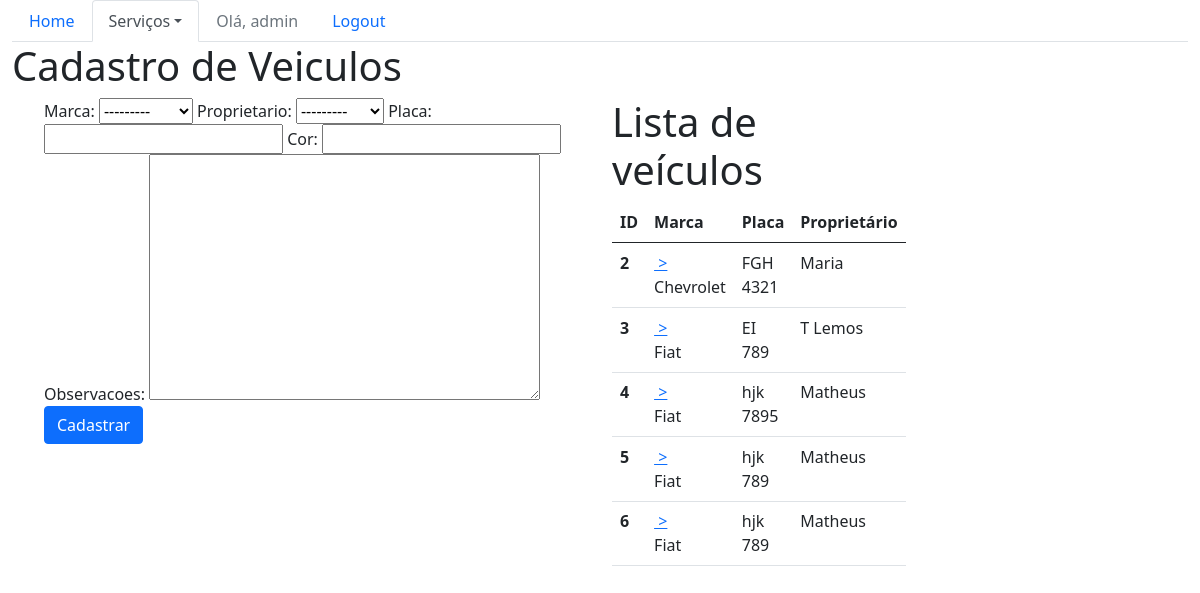
Before: /sistema/veiculos/ (signed in) with the older database file.
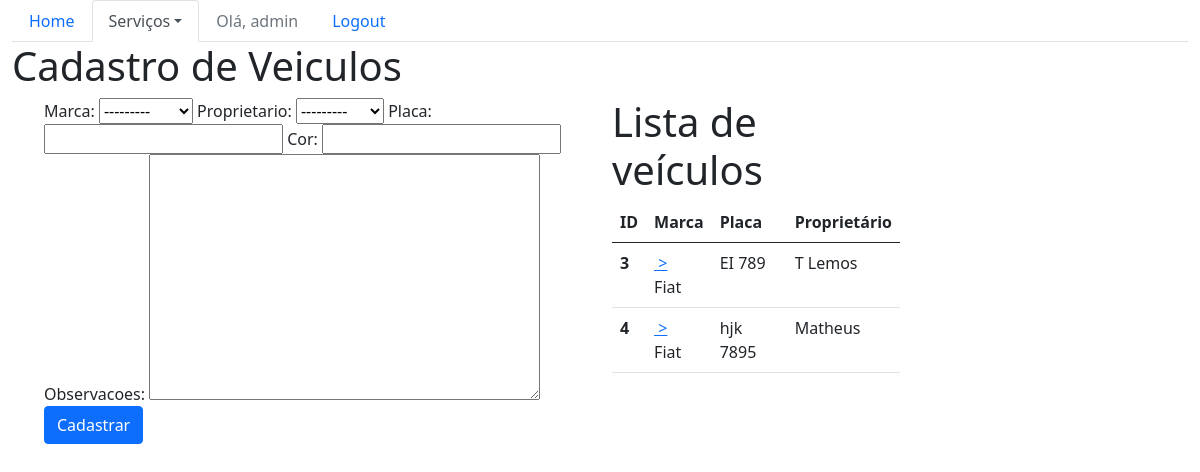
After: the same page with the newer database file.
### core/models.py (models this page shows, shortened)
class Veiculo(models.Model):
    marca = models.ForeignKey(Marca, on_delete=models.CASCADE)
    proprietario = models.ForeignKey(Pessoa, on_delete=models.CASCADE)
    placa = models.CharField(max_length=20)
    cor = models.CharField(max_length=15)
    observacoes = models.TextField(max_length=200)

class Marca(models.Model):
    nome = models.CharField(max_length=50)
    def __str__(self):
        return self.nome

class Pessoa(models.Model):
    nome = models.CharField(max_length=100)
    endereco = models.CharField(max_length=200)
    telefone = models.CharField(max_length=20)
    def __str__(self):
        return self.nome

### core/views.py (the view)
# urls.py: path("veiculos/", lista_veiculos ,name='core_lista_veiculos'),
@login_required
def lista_veiculos(request):
    veiculos = Veiculo.objects.all()
    form = VeiculoForm()
    return render(request, 'core/lista_veiculos.html', {'veiculos': veiculos, 'form': form})

### core/forms.py
class VeiculoForm(ModelForm):
    class Meta:
        model = Veiculo
        fields = '__all__'

### core/templates/core/lista_veiculos.html (shortened to what this page needs)
{%extends 'base.html' %}
{% load bootstrap %}
{%block menu%}
    <ul class="nav nav-tabs">
        <li class="nav-item">
          <a class="nav-link " href="{% url 'core_home' %}">Home</a>
        </li>
        <li class="nav-item dropdown">
          <a class="nav-link dropdown-toggle active" data-toggle="dropdown" href="#" role="button" aria-haspopup="true" aria-expanded="false">Serviços</a>
        </li>
        {%if user.is_authenticated %}
        <li class="nav-item ">
          <a class="nav-link disabled" href="">Olá, {{user}}</a>
        </li>
        <li class="nav-item">
          <a class="nav-link" href="{% url 'logout' %}">Logout</a>
        </li>
        {% else %}
        <li class="nav-item">
          <a class="nav-link" href="{% url 'login' %}">Login</a>
        </li>
        {% endif %}
    </ul>
{%endblock%}
{%block main%}
<div class="row">
    <div class="col-sm-12">
        <h1> Cadastro de Veiculos</h1>
    </div>
</div>
<div class="row">
    <div class="col-sm-6">
        <ul>
            <form action="{% url 'core_veiculo_novo' %}" method="POST">
                {{form|bootstrap}}
                <br>
                <button type="submit" class="btn btn-primary">Cadastrar</button>
            </form>
        </ul>
    </div>
    <div class="col-sm-6">
        <div class="col-sm-6">
            <h1>Lista de veículos</h1>
            <table class="table">
                <thead class= "thead-dark">
                  <tr>
                    <th scope="col">ID</th>
                    <th scope="col">Marca</th>
                    <th scope="col">Placa</th>
                    <th scope="col">Proprietário</th>
                  </tr>
                </thead>
                <tbody>
                    {% for veiculo in veiculos %}
                  <tr>
                    <th scope="row" >{{veiculo.id}}</th>
                    <td><a href="{% url 'core_veiculo_update' veiculo.id %}" style="display:block;">&nbsp;></a>{{veiculo.marca}}</td>
                    <td>{{veiculo.placa}}</td>
                    <td>{{veiculo.proprietario}}</td>
                  </tr>
                  <tr>
                    {%endfor%}
                </tbody>
              </table>
    </div>
</div>
{% endblock %}

Changed rows visible on the page:
removed Veiculo: id "2", marca "Chevrolet", placa "FGH 4321", proprietario "Maria"
removed Veiculo: id "5", marca "Fiat", placa "hjk 789", proprietario "Matheus"
removed Veiculo: id "6", marca "Fiat", placa "hjk 789", proprietario "Matheus"
